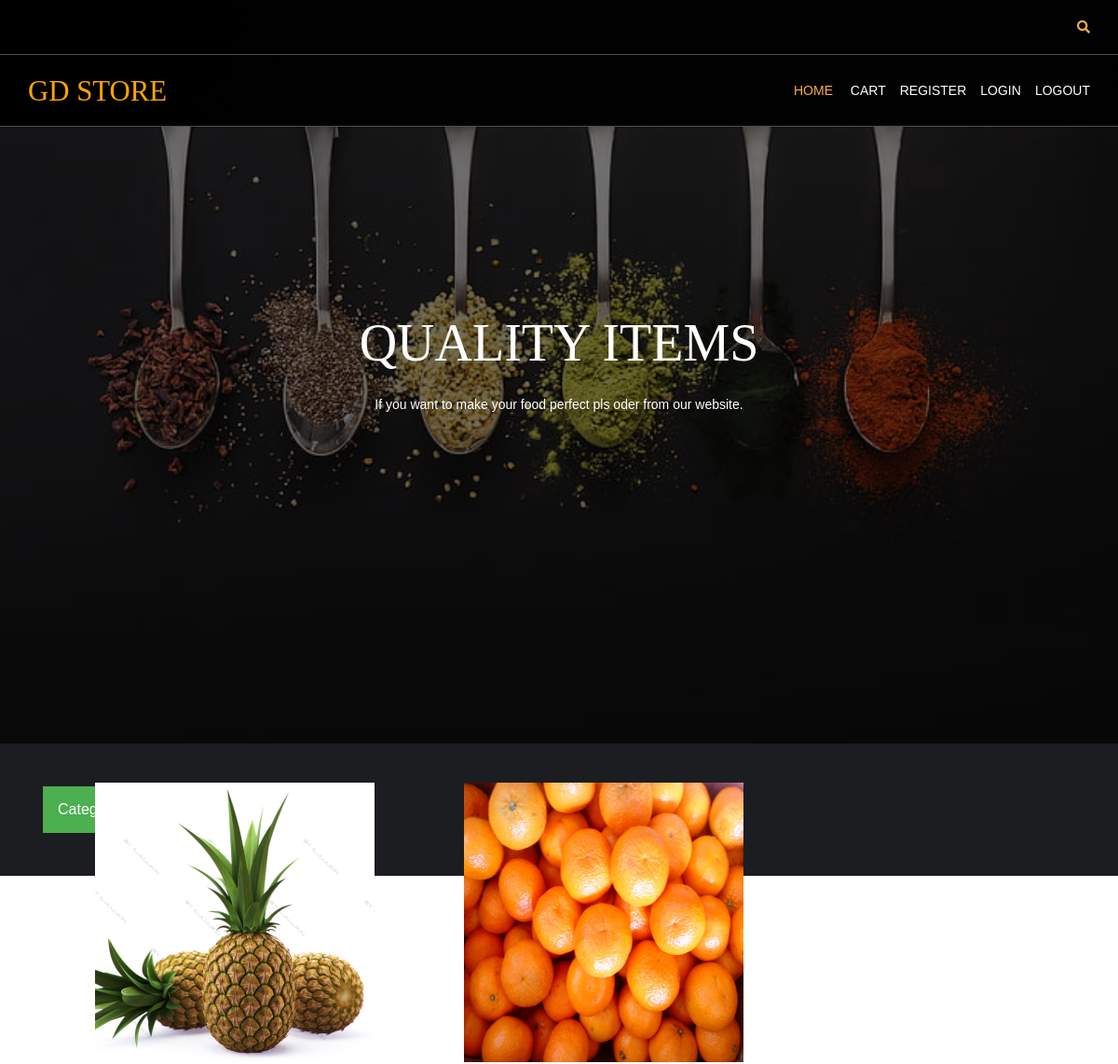
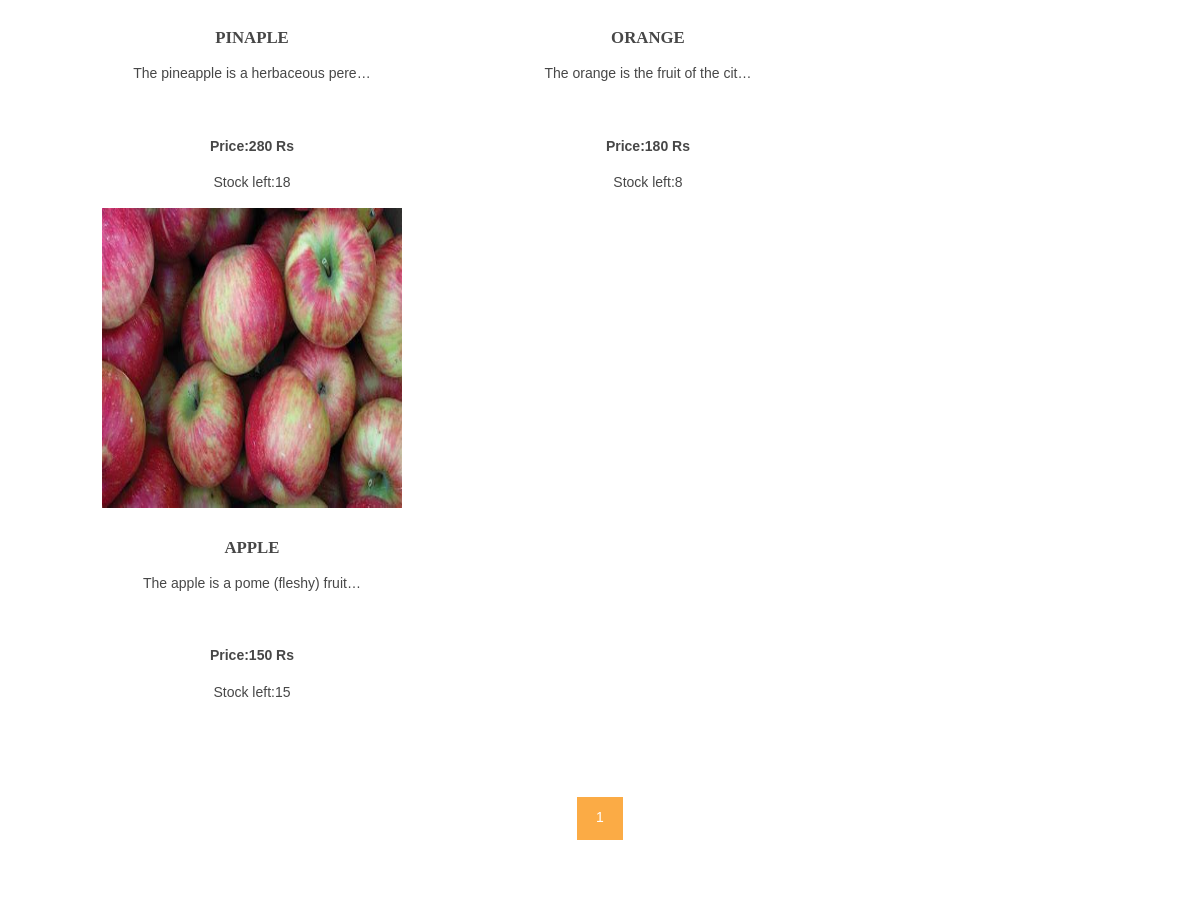
/fruits/, run on the app's committed database (2 pictures, top to bottom).
### shop/models.py (models this page shows, shortened)
class products(models.Model):
    name = models.CharField(max_length=100, unique=True)
    slug = models.SlugField(max_length=100, unique=True)
    img = models.ImageField(upload_to='product')
    desc = models.TextField()
    stock = models.IntegerField()
    available = models.BooleanField()
    price = models.IntegerField()
    category=models.ForeignKey(categ,on_delete=models.CASCADE)
    def get_url(self):
        return reverse('details', args=[self.category.slug, self.slug])

### shop/views.py (the view)
# urls.py: 2. Add a URL to urlpatterns:  path('', views.home, name='home')
def home(request,c_slug=None):
    c_page=None
    prodt=None
    if c_slug!=None:
        c_page=get_object_or_404(categ,slug=c_slug)
        prodt=products.objects.filter(category=c_page,available=True)
    else:
        prodt=products.objects.all().filter(available=True)
    cat=categ.objects.all()
    paginator=Paginator(prodt,6)
    try:
        page=int(request.GET.get('page','1'))
    except:
        page=1
    try:
        pro=paginator.page(page)
    except(EmptyPage,InvalidPage):
        pro=paginator.page(paginator.num_pages)
    return render(request,"index.html",{'pr':prodt,"ct":cat,'pg':pro})

### cart/context_processor.py (called while the page is built)
def count(request):
    item_count=0
    if 'admin' in request.path:
        return {}
    else:
        try:
            ct=cartlist.objects.filter(cart_id=c_id(request))
            cti=items.objects.all().filter(cart=ct[:1])
            for c in cti:
                item_count += c.quan
        except cartlist.DoesNotExist:
            item_count=0
        return dict(itc=item_count)

### cart/views.py (called while the page is built)
def c_id(request):
    ct_id=request.session.session_key
    if not ct_id:
        ct_id=request.session.create()
    return ct_id

### shop/models.py (called while the page is built)
    def get_url(self):
        return reverse('prod_cat',args=[self.slug])

### templates/index.html (shortened to what this page needs)
{% extends 'base.html' %}
{% load static %}
{% block content %}
<html lang="">
<head>
<link href="{% static 'hm/layout/styles/layout.css' %}" rel="stylesheet" type="text/css" media="all">
</head>
<body id="top">
<div class="bgded overlay" style="background-image:url({% static 'hm/images/demo/backgrounds/bg.jpg' %});">
  <div id="pageintro" class="hoc clear">
    <article>
      <h3 class="heading">QUALITY ITEMS</h3>
      <p>If you want to make your food perfect pls oder from our website.</p>
    </article>
  </div>
</div>
<div class="dropdown">
  <button class="dropbtn">Categories</button>
</div>
<div class="wrapper row3">
  <main class="hoc container clear">
    <section id="introblocks">
      <ul class="nospace group btmspace-80">
        {% for i in pg.object_list %}
        <li class="one_third">
          <figure><a class="imgover" href="{{i.get_url}}"><img src="{{i.img.url}}" alt="" style="height:300;width:300";></a>
            <figcaption>
              <h6 class="heading">{{i.name}}</h6>
              <p>{{i.desc|truncatechars:35}}</p><br>
              <p><b>Price:{{i.price}} Rs</b></p>
              <p>Stock left:{{i.stock}}</p>
            </figcaption>
          </figure>
        </li>
        {% endfor %}
      </ul>
    </section>
    <center>
      {% for p in pg.paginator.page_range %}
      <a href="?page={{p}}" class="btn btn-light btn-sm {% if pg_number == p %} active {% endif %}">{{p}}</a>
      {% endfor %}
    </center>
  </main>
</div>
</body>
</html>
{% endblock %}

### static/hm/layout/styles/layout.css (style rules this page uses)
#pageintro { padding:200px 0 300px; }
#pageintro article, #pageintro article p { display:block; max-width:75%; margin:0 auto; text-align:center; }
#pageintro article p { max-width:65%; line-height:2rem; }
#pageintro .heading { margin-bottom:20px; font-size:4rem; }
.container { padding:80px 0; }
#introblocks { display:block; position:relative; margin:-180px 0 0 0; z-index:1; text-align:center; }
#introblocks figure figcaption { display:block; padding:30px 0 0 0; text-align:center; }
#introblocks figure figcaption .heading { font-size:1.2rem; font-weight:700; margin-bottom:0; }
*, *::before, *::after { transition:all .3s ease-in-out; }
body { color:#A5A6AA; background-color:#1C1D21; }
a { color:#FBAB45; }
.overlay { color:#FFFFFF; background-color:inherit; }
.overlay::after { color:inherit; background-color:rgba(0,0,0,.55); }
.btn, .btn.inverse:hover { color:#FFFFFF; background-color:#FBAB45; border-color:#FBAB45; }
.imgover, .imgover:hover::after { color:#FFFFFF; }
.row3 { color:#474747; background-color:#FFFFFF; }
#pageintro { color:#FFFFFF; }
@media screen and (min-width:1140px) { .hoc { max-width:1140px; } }

### static/hm/layout/styles/framework.css (style rules this page uses)
html { overflow-y:scroll; overflow-x:hidden; }
html, body { margin:0; padding:0; font-size:14px; line-height:1.6em; }
*, *::before, *::after { box-sizing:border-box; }
.nospace { margin:0; padding:0; list-style:none; }
.overlay { position:relative; z-index:1; }
.overlay::after { display:block; position:absolute; top:0; left:0; width:100%; height:100%; content:""; z-index:-1; }
.bgded { background-position:top center; background-repeat:no-repeat; background-size:cover; }
.btn { display:inline-block; padding:8px 18px 10px; text-transform:uppercase; border:1px solid; }
.clear, .group { display:block; }
.clear::before, .clear::after, .group::before, .group::after { display:table; content:""; }
.clear, .clear::after, .group, .group::after { clear:both; }
a { outline:none; text-decoration:none; }
img { width:auto; max-width:100%; height:auto; margin:0; padding:0; border:none; line-height:normal; vertical-align:middle; }
.imgover { display:inline-block; position:relative; max-width:100%; }
.imgover::before, .imgover::after { display:block; position:absolute; content:""; text-align:center; opacity:0; }
.imgover::before { top:0; right:0; bottom:0; left:0; }
.imgover::after { top:50%; left:50%; width:50px; height:50px; line-height:50px; margin:-25px 0 0 -25px; font-family:"Font Awesome\ 5 Free"; font-weight:900; content:"\f067"; font-size:28px; }
body, input, textarea, select { font-family:Verdana, Geneva, sans-serif; }
h1, h2, h3, h4, h5, h6, .heading { font-family:Georgia, "Times New Roman", Times, serif; }
label, input, textarea, select, button { display:block; resize:none; outline:none; color:inherit; font-size:inherit; font-family:inherit; vertical-align:middle; }
::placeholder { opacity:1; }
h1, h2, h3, h4, h5, h6, .heading { margin:0 0 20px 0; font-size:1.4rem; line-height:normal; font-weight:normal; text-transform:uppercase; }
.wrapper { display:block; position:relative; width:100%; margin:0; padding:0; text-align:left; word-wrap:break-word; }
.hoc { display:block; margin:0 auto; }
address, article, aside, figcaption, figure, footer, header, main, nav, section { display:block; margin:0; padding:0; }
.one_half, .one_third, .two_third, .one_quarter, .two_quarter, .three_quarter { display:inline-block; float:left; margin:0 0 0 4.21052%; list-style:none; }
.one_third { width:30.52631%; }
.btmspace-80 { margin-bottom:80px; }

### templates/index.html (style rules this page uses)
.dropbtn { background-color: #4CAF50; color: white; padding: 16px; font-size: 16px; border: none; cursor: pointer; }
.dropdown { position: relative; display: inline-block; padding: 46px; }

### data on the page
products: img (picture), name "PINAPLE", desc "The pineapple is a herbaceous pere…", price "280", stock "18"
products: img (picture), name "ORANGE", desc "The orange is the fruit of the cit…", price "180", stock "8"
products: img (picture), name "APPLE", desc "The apple is a pome (fleshy) fruit…", price "150", stock "15"

### other printed values
{{ p }} "1"
